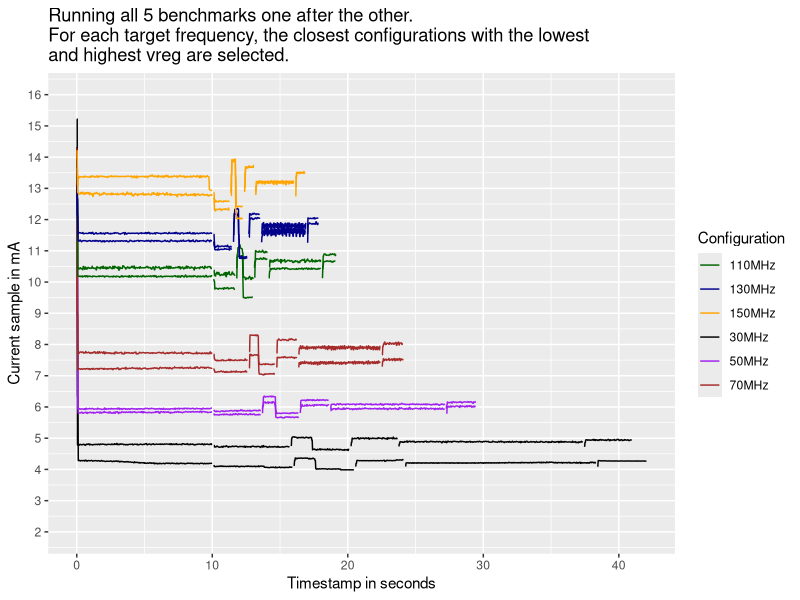

R code for this plot:
library("ggplot2")
library("dplyr")
library(rlang)

df <- read.csv("pll_pairs_freqs.csv")
#df <- df %>%
#  mutate(
#    x_range = cut(
#      expe_num,
#      breaks = c(0, 15, 30),   # upper bound is exclusive by default
#      right = FALSE,              # [0,15), [15,30), ...
#      labels = c("non trimmed", "trimmed")
#    )
#  )
df <- df %>%
  mutate(
    legend_group = case_when(
      expe_num %in% c(0:5, 6:11)   ~ "30MHz",
      expe_num %in% c(12:17, 18:23)   ~ "50MHz",
      expe_num %in% c(24:29, 30:35)   ~ "70MHz",
      expe_num %in% c(36:41, 42:47)   ~ "110MHz",
      expe_num %in% c(48:53, 54:59)   ~ "130MHz",
      expe_num %in% c(60:65, 66:71)   ~ "150MHz",
      expe_num %in% c(72:77, 78:83)   ~ "11MHz"
    )
  )
#df <- df %>% filter(expe_num > 3)
p <- ggplot(df, aes(x = current_timestamp, y = current_sample, color=legend_group, group=factor(expe_num))) +
	geom_line(na.rm = TRUE) +
	scale_y_continuous(limits=c(2, 16), n.breaks=15) +
	#geom_hline(yintercept = median(df[df$expe_num == 0,]$current_sample, na.rm = TRUE), color = "red") +
	#facet_wrap(~ x_range) +
	labs(title = "Running all 5 benchmarks one after the other. \nFor each target frequency, the closest configurations with the lowest \nand highest vreg are selected.", x = "Timestamp in seconds", y = "Current sample in mA") +
  scale_color_manual(
		name = "Configuration",
    values = c(
      "30MHz"      = "black",
      "50MHz"      = "purple",
      "70MHz"      = "brown",
      "110MHz"      = "dark green",
      "130MHz"      = "dark blue",
      "150MHz"      = "orange",
      "11MHz"      = "dark grey"
    )
  )
ggsave("pll_pairs_freqs.pdf", plot=p)
